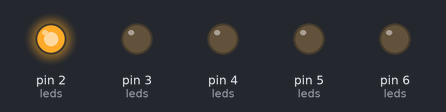
Simulated run of this sketch. Board: Arduino Uno, built with avr-gcc and run on an emulated ATmega328P. Shown: output pins drawn as LEDs (lit = HIGH).

Above: at 0.15 s.
At 0.8 s:
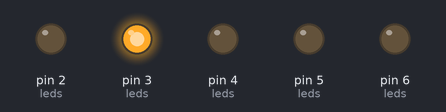
At 1.5 s:
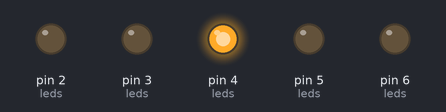
At 2.4 s:
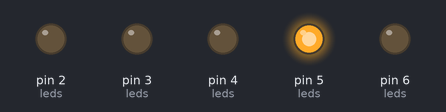
At 3.8 s:
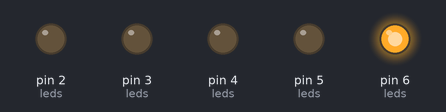
Timing chart, 0 to 5.7 s (numbered marks = the images above):
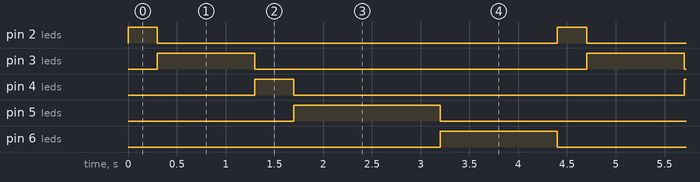

The sketch:

02_ejemplo_con_estructura.ino
```cpp
#define cantidadLed 5

struct led {
  int pin;
  long tiempo;
};

led leds[cantidadLed] = {
  { 2, 300 },
  { 3, 1000 },
  { 4, 400 },
  { 5, 1500 },
  { 6, 1200 }
};

void setup() {
  Serial.begin(9600);
  for (int i = 0; i < cantidadLed; i++) {
    pinMode(leds[i].pin, OUTPUT);
  }
}

void loop() {
  for (int i = 0; i < cantidadLed; i++) {
    digitalWrite(leds[i].pin, HIGH);
    delay(leds[i].tiempo);
    digitalWrite(leds[i].pin, LOW);
  }
}
```

Measured:
- by itself, pin 2 (leds): alternates HIGH for 0.30 s and LOW for 4.1 s
- by itself, pin 3 (leds): alternates HIGH for 1.0 s and LOW for 3.4 s
- by itself, pin 4 (leds): alternates HIGH for 0.40 s and LOW for 4.0 s
- by itself, pin 5 (leds): alternates HIGH for 1.5 s and LOW for 2.9 s
- by itself, pin 6 (leds): alternates HIGH for 1.2 s and LOW for 3.2 s
